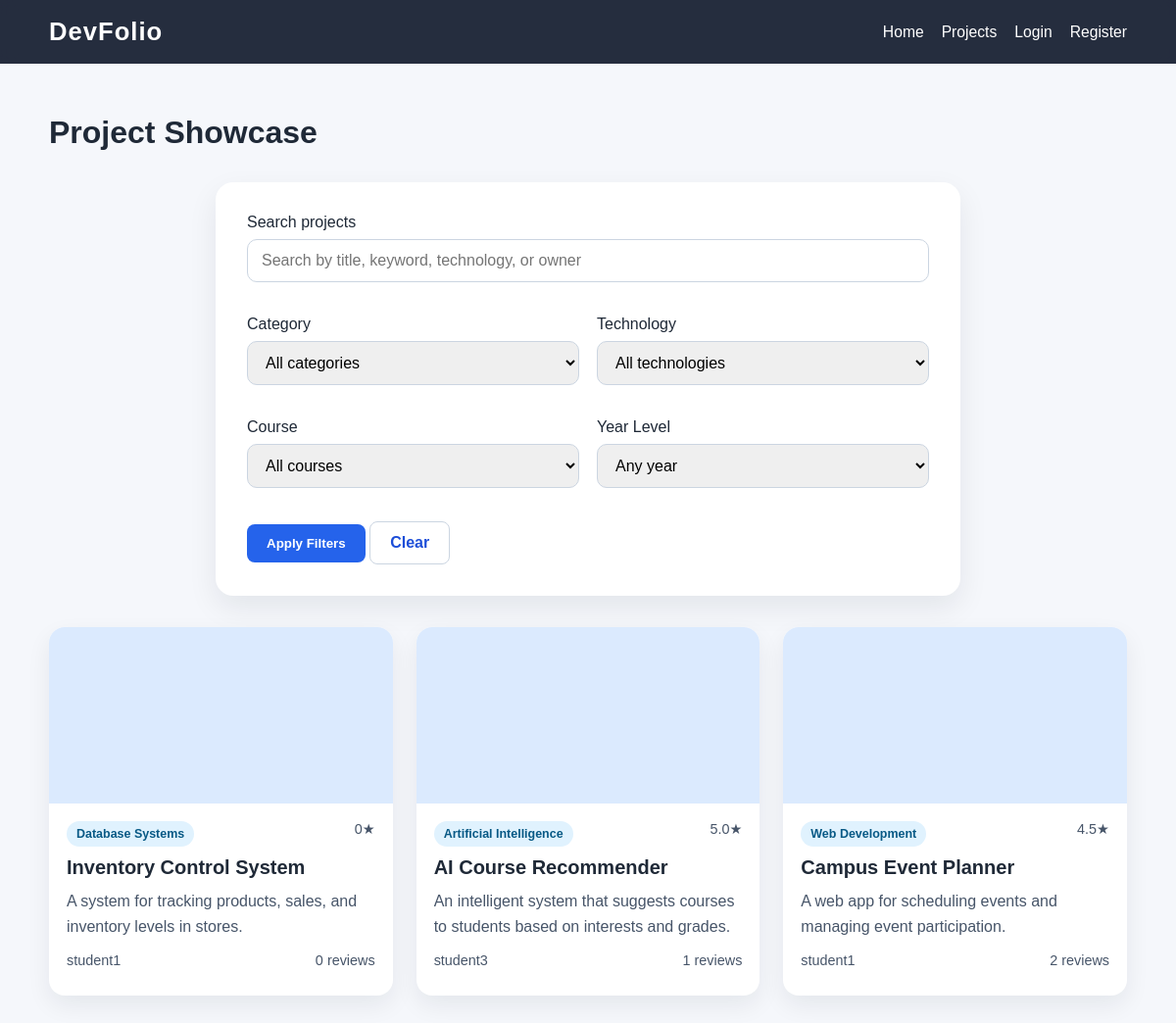
/projects/, run on the app's committed database.
### core/models.py (models this page shows, shortened)
class Project(models.Model):
    STATUS_DRAFT = 'draft'
    STATUS_UNDER_REVIEW = 'under_review'
    STATUS_APPROVED = 'approved'
    STATUS_REJECTED = 'rejected'
    STATUS_ARCHIVED = 'archived'
    STATUS_CHOICES = [
        (STATUS_DRAFT, 'Draft'),
        (STATUS_UNDER_REVIEW, 'Under Review'),
        (STATUS_APPROVED, 'Approved'),
        (STATUS_REJECTED, 'Rejected'),
        (STATUS_ARCHIVED, 'Archived'),
    ]
    title = models.CharField(max_length=200)
    slug = models.SlugField(unique=True, blank=True)
    summary = models.TextField(max_length=300)
    description = models.TextField()
    owner = models.ForeignKey(settings.AUTH_USER_MODEL, on_delete=models.CASCADE, related_name='projects')
    category = models.ForeignKey(Category, on_delete=models.SET_NULL, null=True, blank=True, related_name='projects')
    technologies = models.ManyToManyField(Technology, blank=True, related_name='projects')
    featured_image = models.ImageField(upload_to='projects/', blank=True, null=True)
    demo_url = models.URLField(blank=True, null=True)
    source_url = models.URLField(blank=True, null=True)
    status = models.CharField(max_length=20, choices=STATUS_CHOICES, default=STATUS_DRAFT)
    created_at = models.DateTimeField(auto_now_add=True)
    updated_at = models.DateTimeField(auto_now=True)
    class Meta:
        ordering = ['-created_at']
    @property
    def average_rating(self):
        reviews = self.reviews.all()
        if not reviews.exists():
            return 0
        return round(sum(review.rating for review in reviews) / reviews.count(), 1)
    @property
    def review_count(self):
        return self.reviews.count()

class Category(models.Model):
    name = models.CharField(max_length=100, unique=True)
    slug = models.SlugField(unique=True, blank=True)
    class Meta:
        verbose_name_plural = 'Categories'

class User(AbstractUser):
    ROLE_STUDENT = 'student'
    ROLE_MODERATOR = 'moderator'
    ROLE_ADMIN = 'admin'
    ROLE_CHOICES = [
        (ROLE_STUDENT, 'Student'),
        (ROLE_MODERATOR, 'Moderator'),
        (ROLE_ADMIN, 'Admin'),
    ]
    role = models.CharField(max_length=20, choices=ROLE_CHOICES, default=ROLE_STUDENT)
    student_id = models.CharField(max_length=30, blank=True, null=True)
    course = models.CharField(max_length=100, blank=True)
    year_level = models.PositiveIntegerField(default=1)
    full_name = models.CharField(max_length=150, blank=True)
    avatar = models.ImageField(upload_to='avatars/', blank=True, null=True)
    email_verified = models.BooleanField(default=False)

class Review(models.Model):
    project = models.ForeignKey(Project, on_delete=models.CASCADE, related_name='reviews')
    reviewer = models.ForeignKey(settings.AUTH_USER_MODEL, on_delete=models.CASCADE, related_name='reviews')
    rating = models.PositiveSmallIntegerField(validators=[MinValueValidator(1), MaxValueValidator(5)])
    comment = models.TextField(blank=True)
    created_at = models.DateTimeField(auto_now_add=True)
    class Meta:
        ordering = ['-created_at']
        unique_together = ('project', 'reviewer')

### core/views.py (the view, shortened to what this page needs)
# urls.py: path('projects/', views.project_list, name='project_list'),
def project_list(request):
    projects = Project.objects.filter(status=Project.STATUS_APPROVED).select_related('owner', 'category')
    query = request.GET.get('q', '').strip()
    category_slug = request.GET.get('category', '')
    technology_slug = request.GET.get('technology', '')
    course = request.GET.get('course', '').strip()
    year = request.GET.get('year', '')
    if category_slug:
        projects = projects.filter(category__slug=category_slug)
    if technology_slug:
        projects = projects.filter(technologies__slug=technology_slug)
    if course:
        projects = projects.filter(owner__course__icontains=course)
    if year:
        projects = projects.filter(owner__year_level=year)
    projects = projects.distinct()
    paginator = Paginator(projects, 6)
    page_number = request.GET.get('page')
    page_obj = paginator.get_page(page_number)
    categories = Category.objects.all()
    technologies = Technology.objects.all()
    course_choices = sorted({user.course for user in User.objects.exclude(course='').exclude(course__isnull=True)}, key=str.lower)
    year_choices = list(range(1, 9))
    return render(request, 'projects.html', {
        'projects': page_obj,
        'categories': categories,
        'technologies': technologies,
        'courses': course_choices,
        'year_choices': year_choices,
        'current_query': query,
        'current_category': category_slug,
        'current_technology': technology_slug,
        'current_course': course,
        'current_year': year,
    })

### templates/projects.html (shortened to what this page needs)
{% extends 'base.html' %}
{% block content %}
<section class="section">
    <div class="container">
        <div class="section-header">
            <h2>Project Showcase</h2>
        </div>
        <form method="get" class="form-box">
            <div class="form-grid">
                <div class="form-field full">
                    <label for="search">Search projects</label>
                    <input type="text" id="search" name="q" value="{{ current_query }}" placeholder="Search by title, keyword, technology, or owner">
                </div>
                <div class="form-field">
                    <label for="category">Category</label>
                    <select id="category" name="category">
                        <option value="">All categories</option>
                    </select>
                </div>
                <div class="form-field">
                    <label for="technology">Technology</label>
                    <select id="technology" name="technology">
                        <option value="">All technologies</option>
                    </select>
                </div>
                <div class="form-field">
                    <label for="course">Course</label>
                    <select id="course" name="course">
                        <option value="">All courses</option>
                    </select>
                </div>
                <div class="form-field">
                    <label for="year">Year Level</label>
                    <select id="year" name="year">
                        <option value="">Any year</option>
                    </select>
                </div>
            </div>
            <div class="form-actions">
                <button type="submit" class="btn">Apply Filters</button>
                <a href="{% url 'project_list' %}" class="btn secondary">Clear</a>
            </div>
        </form>
        <div class="grid">
            {% for project in projects %}
                <article class="card">
                    <div class="card-image">
                    </div>
                    <div class="card-body">
                        <div class="project-meta">
                            <span class="badge">{{ project.category.name|default:'General' }}</span>
                            <span>{{ project.average_rating }}★</span>
                        </div>
                        <h3><a href="{% url 'project_detail' project.slug %}">{{ project.title }}</a></h3>
                        <p>{{ project.summary }}</p>
                        <div class="project-meta">
                            <span>{{ project.owner.get_full_name|default:project.owner.username }}</span>
                            <span>{{ project.review_count }} reviews</span>
                        </div>
                    </div>
                </article>
            {% empty %}
                <p>No projects matched your current filters.</p>
            {% endfor %}
        </div>
    </div>
</section>
{% endblock %}

### templates/base.html (shortened to what this page needs)
{% load static %}
<!DOCTYPE html>
<html lang="en">
<head>
    <link rel="stylesheet" href="{% static 'styles.css' %}">
</head>
<body>
    <header class="site-header">
        <div class="container nav-wrap">
            <a href="{% url 'home' %}" class="brand">DevFolio</a>
            <nav class="main-nav">
                <a href="{% url 'home' %}">Home</a>
                <a href="{% url 'project_list' %}">Projects</a>
                {% if user.is_authenticated %}
                    <a href="{% url 'dashboard' %}">Dashboard</a>
                    <a href="{% url 'project_create' %}">Submit Project</a>
                    {% if user.role == 'moderator' or user.role == 'admin' %}
                        <a href="{% url 'moderation_queue' %}">Moderation</a>
                    {% endif %}
                    {% if user.role == 'admin' %}
                        <a href="{% url 'admin_dashboard' %}">Admin</a>
                    {% endif %}
                    <form method="post" action="{% url 'logout' %}" class="logout-form">
                        {% csrf_token %}
                        <button type="submit">Logout</button>
                    </form>
                {% else %}
                    <a href="{% url 'login' %}">Login</a>
                    <a href="{% url 'register' %}">Register</a>
                {% endif %}
            </nav>
        </div>
    </header>
    <main>
        {% block content %}{% endblock %}
    </main>
</body>
</html>

### static/styles.css (style rules this page uses)
* { box-sizing: border-box; }
body { margin: 0; font-family: Arial, sans-serif; background: #f5f7fb; color: #1f2937; }
a { text-decoration: none; color: inherit; }
.container { width: min(1100px, calc(100% - 32px)); margin: 0 auto; }
.site-header { background: rgba(15, 23, 42, 0.9); backdrop-filter: blur(8px); color: white; padding: 18px 0; position: sticky; top: 0; z-index: 20; }
.nav-wrap { display: flex; justify-content: space-between; align-items: center; gap: 24px; }
.brand { font-size: 1.6rem; font-weight: 700; letter-spacing: 0.04em; }
.main-nav { display: flex; align-items: center; flex-wrap: wrap; gap: 18px; }
.main-nav a, .logout-form button { color: white; background: transparent; border: none; cursor: pointer; font-size: 0.98rem; }
.btn { display: inline-block; background: #2563eb; color: white; border-radius: 8px; padding: 12px 20px; font-weight: 600; border: none; cursor: pointer; }
.btn.secondary { background: transparent; border: 1px solid #cbd5e1; color: #1d4ed8; }
.section { padding: 52px 0; }
.section-header { display: flex; justify-content: space-between; align-items: end; margin-bottom: 28px; gap: 18px; }
.section-header h2 { margin: 0; font-size: 2rem; }
.grid { display: grid; grid-template-columns: repeat(auto-fit, minmax(250px, 1fr)); gap: 24px; }
.card { background: white; border-radius: 16px; overflow: hidden; box-shadow: 0 10px 25px rgba(15,23,42,.07); }
.card-image { height: 180px; background: #dbeafe; }
.card-body { padding: 18px; }
.project-meta { display: flex; justify-content: space-between; gap: 12px; color: #475569; font-size: 0.9rem; margin-bottom: 10px; }
.card h3 { margin: 0 0 10px; font-size: 1.25rem; }
.card p { margin: 0 0 14px; color: #475569; line-height: 1.6; }
.badge { display: inline-block; padding: 6px 10px; background: #e0f2fe; color: #075985; border-radius: 999px; font-size: 0.78rem; font-weight: 700; }
.form-box { max-width: 760px; margin: 32px auto; background: white; border-radius: 18px; padding: 32px; box-shadow: 0 12px 30px rgba(15,23,42,.08); }
.form-grid { display: grid; grid-template-columns: repeat(2, minmax(220px, 1fr)); gap: 18px; }
.form-field { display: flex; flex-direction: column; gap: 8px; margin-bottom: 16px; }
.form-field.full { grid-column: 1 / -1; }
.form-field input, .form-field textarea, .form-field select { padding: 12px 14px; border-radius: 10px; border: 1px solid #cbd5e1; font-size: 1rem; }
.form-actions { margin-top: 18px; }

### data on the page
Project: category.name "Database Systems", average_rating "0", title "Inventory Control System", summary "A system for tracking products, sales, and inventory levels in stores.", owner.get_full_name "student1", review_count "0"
Project: category.name "Artificial Intelligence", average_rating "5.0", title "AI Course Recommender", summary "An intelligent system that suggests courses to students based on interests and grades.", owner.get_full_name "student3", review_count "1"
Project: category.name "Web Development", average_rating "4.5", title "Campus Event Planner", summary "A web app for scheduling events and managing event participation.", owner.get_full_name "student1", review_count "2"
